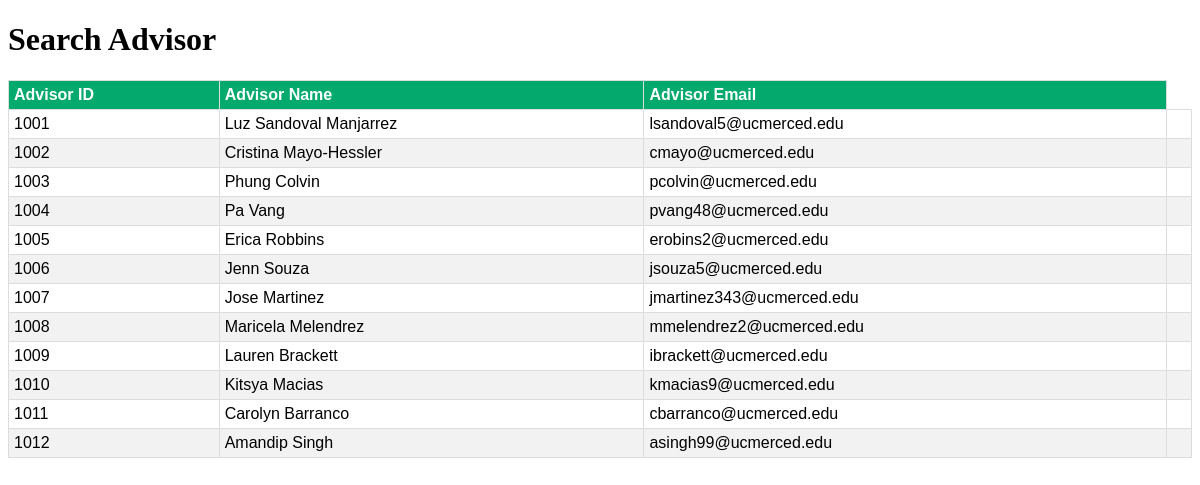
Page /search_a.php on the earlier database version.
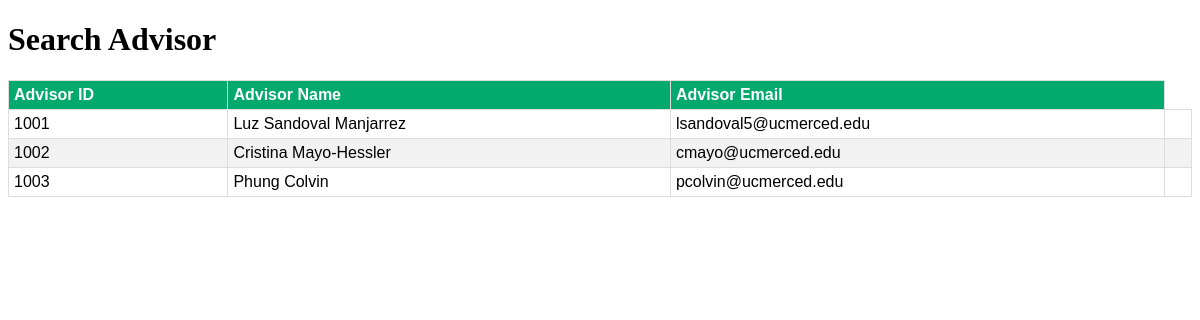
Same page on the later database version.
### tables this page shows
CREATE TABLE advisor (
    id decimal(10,0) not null,
    name varchar(50) not null,
    email varchar(50) not null,
    d_code decimal(10,0) not null
);

### search_a.php (the view, shortened to what this page needs)
<?php
include("connection.php");
?>
<!DOCTYPE html>
<html>
	</head>
	<body>
		<h1>
			Search Advisor
		</h1>
		<table>
			<tr>
			<th>Advisor ID</th>
			<th>Advisor Name</th>
            <th>Advisor Email</th>
			<tr>
				<?php
                        $search= $_POST['search'];
                        $sql = "SELECT * FROM  `advisor` WHERE name LIKE '%$search%' OR id = '$search'";
                        $query = mysqli_query($conn, $sql);
                        while ($row = mysqli_fetch_array($query)){
                            $id = $row['id'];
                            $name = $row['name'];
                            $email = $row['email'];
                            echo "<tr><td>" .$id. "</td><td>" .$name. "</td><td>"  .$email. "</td><td></td></tr>";
                        }
				?>
			</tr>
		</table>
	</body>
</html>

### search_a.php (style rules this page uses)
table { font-family:Arial, Helvetica, sans-serif; border-collapse: collapse; width: 100%; }
td { border:1px solid #ddd; padding:5px; }
tr:nth-child(even) { background-color: #f2f2f2; }
th { border:1px solid #ddd; padding:5px; padding-top: 5px; padding-bottom: 5px; text-align: left; background-color: #04AA6D; color: white; }

Differences in the rows shown:
removed advisor: id "1004", name "Pa Vang", email "pvang48@ucmerced.edu"
removed advisor: id "1005", name "Erica Robbins", email "erobins2@ucmerced.edu"
removed advisor: id "1006", name "Jenn Souza", email "jsouza5@ucmerced.edu"
removed advisor: id "1007", name "Jose Martinez", email "jmartinez343@ucmerced.edu"
removed advisor: id "1008", name "Maricela Melendrez", email "mmelendrez2@ucmerced.edu"
removed advisor: id "1009", name "Lauren Brackett", email "ibrackett@ucmerced.edu"
removed advisor: id "1010", name "Kitsya Macias", email "kmacias9@ucmerced.edu"
removed advisor: id "1011", name "Carolyn Barranco", email "cbarranco@ucmerced.edu"
removed advisor: id "1012", name "Amandip Singh", email "asingh99@ucmerced.edu"
